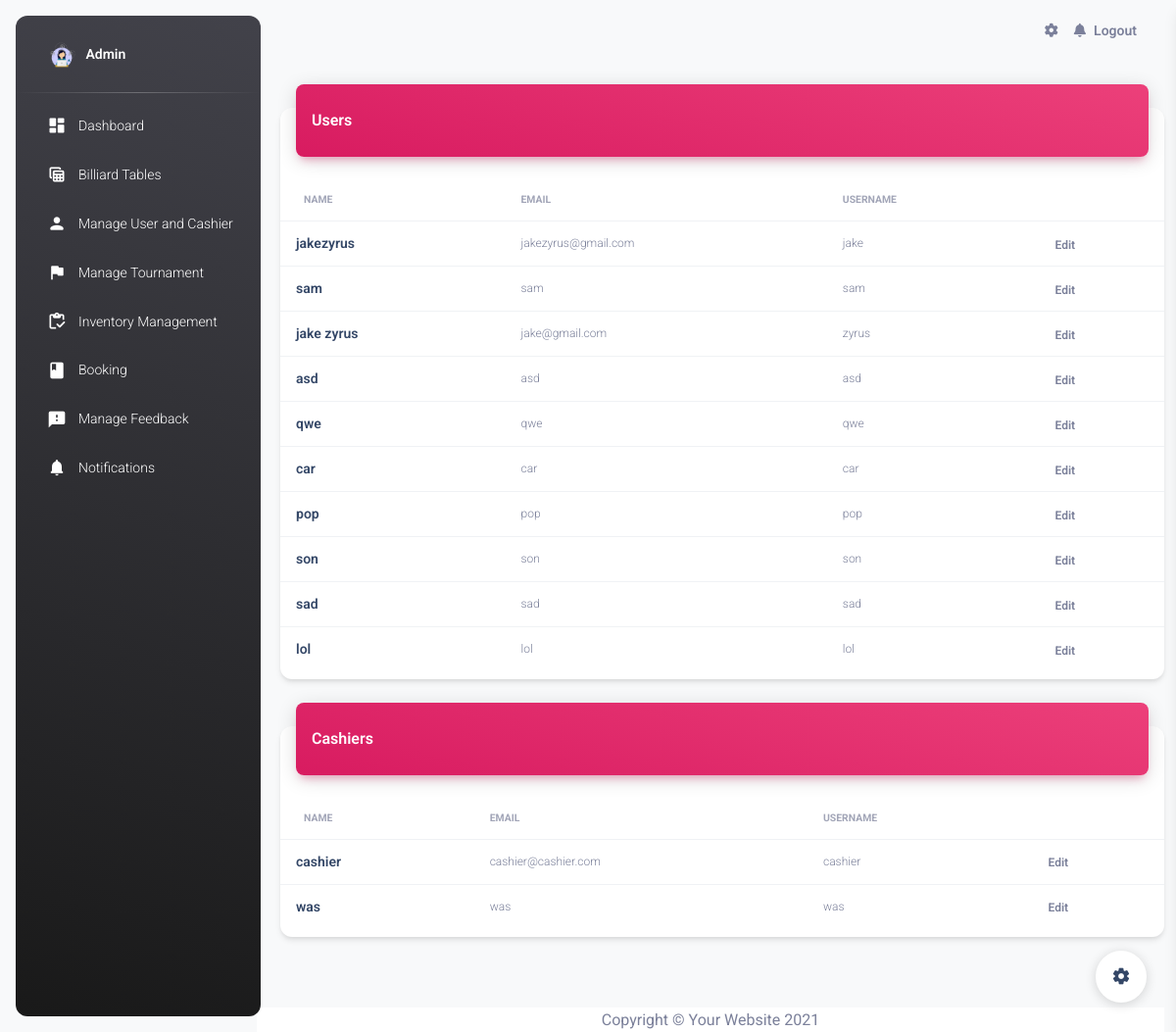
Screenshot of /manage_user.php with the database file from the repository.
### tables this page shows
CREATE TABLE `users` (
  `user_id` int(11) NOT NULL,
  `name` varchar(100) NOT NULL,
  `email` text NOT NULL,
  `username` varchar(50) NOT NULL,
  `password` varchar(100) NOT NULL,
  `role` varchar(100) NOT NULL
);

### manage_user.php (the view, shortened to what this page needs)
<!DOCTYPE html>
<html lang="en">
   <head>
      <link href="./assets/css/nucleo-icons.css" rel="stylesheet" />
      <link href="./assets/css/nucleo-svg.css" rel="stylesheet" />
      <link id="pagestyle" href="./assets/css/material-dashboard.css?v=3.1.0" rel="stylesheet" />
      <link href="vendor/fontawesome-free/css/all.min.css" rel="stylesheet" type="text/css">
   </head>
   <body class="g-sidenav-show  bg-gray-100">
   <aside class="sidenav navbar navbar-vertical navbar-expand-xs border-0 border-radius-xl my-3 fixed-start ms-3   bg-gradient-dark" id="sidenav-main">
         <div class="sidenav-header">
            <a class="navbar-brand m-0" href=" https://demos.creative-tim.com/material-dashboard/pages/dashboard " target="_blank">
            <img src="./img/admin.png" class="navbar-brand-img h-100" alt="main_logo">
            <span class="ms-1 font-weight-bold text-white">Admin</span>
            </a>
         </div>
         <hr class="horizontal light mt-0 mb-2">
         <div class="collapse navbar-collapse  w-auto " id="sidenav-collapse-main">
         <ul class="navbar-nav">
         <li class="nav-item">
               <a class="nav-link text-white " href="admin_dashboard.php">
                  <div class="text-white text-center me-2 d-flex align-items-center justify-content-center">
                     <i class="material-icons opacity-10">dashboard</i>
                  </div>
                  <span class="nav-link-text ms-1">Dashboard</span>
               </a>
            </li>
            <li class="nav-item">
               <a class="nav-link text-white " href="billiard_table.php">
                  <div class="text-white text-center me-2 d-flex align-items-center justify-content-center">
                     <i class="material-icons opacity-10">table_view</i>
                  </div>
                  <span class="nav-link-text ms-1">Billiard Tables</span>
               </a>
            </li>
            <li class="nav-item">
                  <a class="nav-link text-white " href="manage_user.php">
                     <div class="text-white text-center me-2 d-flex align-items-center justify-content-center">
                        <i class="material-icons opacity-10">person</i>
                     </div>
                     <span class="nav-link-text ms-1">Manage User and Cashier</span>
                  </a>
               </li>
               <li class="nav-item">
                  <a class="nav-link text-white " href="manage_tournament.php">
                     <div class="text-white text-center me-2 d-flex align-items-center justify-content-center">
                        <i class="material-icons opacity-10">flag</i>
                     </div>
                     <span class="nav-link-text ms-1">Manage Tournament</span>
                  </a>
               </li>
            <li class="nav-item">
                  <a class="nav-link text-white " href="inventory_management.php">
                     <div class="text-white text-center me-2 d-flex align-items-center justify-content-center">
                        <i class="material-icons opacity-10">inventory</i>
                     </div>
                     <span class="nav-link-text ms-1">Inventory Management</span>
                  </a>
               </li>
            <li class="nav-item">
               <a class="nav-link text-white " href="admin_booking.php">
                  <div class="text-white text-center me-2 d-flex align-items-center justify-content-center">
                     <i class="material-icons opacity-10">book</i>
                  </div>
                  <span class="nav-link-text ms-1">Booking</span>
               </a>
            </li>
            <li class="nav-item">
               <a class="nav-link text-white " href="admin_feedback.php">
                  <div class="text-white text-center me-2 d-flex align-items-center justify-content-center">
                     <i class="material-icons opacity-10">feedback</i>
                  </div>
                  <span class="nav-link-text ms-1">Manage Feedback</span>
               </a>
            </li>
            <li class="nav-item">
               <a class="nav-link text-white " href="./notifications.html">
                  <div class="text-white text-center me-2 d-flex align-items-center justify-content-center">
                     <i class="material-icons opacity-10">notifications</i>
                  </div>
                  <span class="nav-link-text ms-1">Notifications</span>
               </a>
            </li>
         </ul>
      </aside>
      <main class="main-content border-radius-lg ">
         <nav class="navbar navbar-main navbar-expand-lg px-0 mx-4 shadow-none border-radius-xl" id="navbarBlur" data-scroll="true">
            <div class="container-fluid py-1 px-3">
               <div class="collapse navbar-collapse mt-sm-0 mt-2 me-md-0 me-sm-4" id="navbar">
                  <ul class="navbar-nav  justify-content-end">
                     <li class="nav-item px-3 d-flex align-items-center">
                        <a href="javascript:;" class="nav-link text-body p-0">
                        <i class="fa fa-cog fixed-plugin-button-nav cursor-pointer"></i>
                        </a>
                     </li>
                     <li class="nav-item dropdown pe-2 d-flex align-items-center">
                        <a href="javascript:;" class="nav-link text-body p-0" id="dropdownMenuButton" data-bs-toggle="dropdown" aria-expanded="false">
                        <i class="fa fa-bell cursor-pointer"></i>
                        </a>
                     </li>
                     <li class="nav-item d-flex align-items-center">
                        <a href="logout.php" class="nav-link text-body font-weight-bold px-0">
                        <span class="d-sm-inline d-none">Logout</span>
                        </a>
                     </li>
                  </ul>
               </div>
            </div>
         </nav>
         <?php
            include 'conn.php';
            $sql_users = "SELECT user_id, name, email, username FROM users WHERE role = 'user'";
            $stmt_users = $conn->prepare($sql_users);
            $stmt_users->execute();
            $users = $stmt_users->fetchAll(PDO::FETCH_ASSOC);
            $sql_cashiers = "SELECT user_id, name, email, username FROM users WHERE role = 'cashier'";
            $stmt_cashiers = $conn->prepare($sql_cashiers);
            $stmt_cashiers->execute();
            $cashiers = $stmt_cashiers->fetchAll(PDO::FETCH_ASSOC);
            ?>
            <div class="container-fluid py-4">
                <div class="row">
                    <div class="col-12">
                        <div class="card my-4">
                            <div class="card-header p-0 position-relative mt-n4 mx-3 z-index-2">
                                <div class="bg-gradient-primary shadow-primary border-radius-lg pt-4 pb-3">
                                    <h6 class="text-white text-capitalize ps-3">Users</h6>
                                </div>
                            </div>
                            <div class="card-body px-0 pb-2">
                                <div class="table-responsive p-0">
                                    <table class="table align-items-center mb-0">
                                        <thead>
                                            <tr>
                                                <th class="text-uppercase text-secondary text-xxs font-weight-bolder opacity-7">Name</th>
                                                <th class="text-uppercase text-secondary text-xxs font-weight-bolder opacity-7 ps-2">Email</th>
                                                <th class="text-uppercase text-secondary text-xxs font-weight-bolder opacity-7 ps-2">Username</th>
                                                <th class="text-secondary opacity-7"></th>
                                            </tr>
                                        </thead>
                                        <tbody>
                                            <?php
                                            if (!empty($users)) {
                                                foreach ($users as $user) {
                                                    echo '<tr>' .
                                                            '<td>' .
                                                                '<div class="d-flex px-2 py-1">' .
                                                                    '<div class="d-flex flex-column justify-content-center">' .
                                                                        '<h6 class="mb-0 text-sm">' . htmlspecialchars($user["name"]) . '</h6>' .
                                                                    '</div>' .
                                                                '</div>' .
                                                            '</td>' .
                                                            '<td>' .
                                                                '<p class="text-xs text-secondary mb-0">' . htmlspecialchars($user["email"]) . '</p>' .
                                                            '</td>' .
                                                            '<td>' .
                                                                '<p class="text-xs text-secondary mb-0">' . htmlspecialchars($user["username"]) . '</p>' .
                                                            '</td>' .
                                                            '<td class="align-middle">' .
                                                                '<a href="javascript:;" class="text-secondary font-weight-bold text-xs" data-toggle="tooltip" data-original-title="Edit user">' .
                                                                'Edit' .
                                                                '</a>' .
                                                            '</td>' .
                                                        '</tr>';
                                                }
                                            } else {
                                                echo '<tr><td colspan="4">No users found</td></tr>';
                                            }
                                            ?>
                                        </tbody>
                                    </table>
                                </div>
                            </div>
                        </div>
                    </div>
                </div>
                <div class="row">
                    <div class="col-12">
                        <div class="card my-4">
                            <div class="card-header p-0 position-relative mt-n4 mx-3 z-index-2">
                                <div class="bg-gradient-primary shadow-primary border-radius-lg pt-4 pb-3">
                                    <h6 class="text-white text-capitalize ps-3">Cashiers</h6>
                                </div>
                            </div>
                            <div class="card-body px-0 pb-2">
                                <div class="table-responsive p-0">
                                    <table class="table align-items-center mb-0">
                                        <thead>
                                            <tr>
                                                <th class="text-uppercase text-secondary text-xxs font-weight-bolder opacity-7">Name</th>
                                                <th class="text-uppercase text-secondary text-xxs font-weight-bolder opacity-7 ps-2">Email</th>
                                                <th class="text-uppercase text-secondary text-xxs font-weight-bolder opacity-7 ps-2">Username</th>
                                                <th class="text-secondary opacity-7"></th>
                                            </tr>
                                        </thead>
                                        <tbody>
                                            <?php
                                            if (!empty($cashiers)) {
                                                foreach ($cashiers as $cashier) {
                                                    echo '<tr>' .
                                                            '<td>' .
                                                                '<div class="d-flex px-2 py-1">' .
                                                                    '<div class="d-flex flex-column justify-content-center">' .
                                                                        '<h6 class="mb-0 text-sm">' . htmlspecialchars($cashier["name"]) . '</h6>' .
                                                                    '</div>' .
                                                                '</div>' .
                                                            '</td>' .
                                                            '<td>' .
                                                                '<p class="text-xs text-secondary mb-0">' . htmlspecialchars($cashier["email"]) . '</p>' .
                                                            '</td>' .
                                                            '<td>' .
                                                                '<p class="text-xs text-secondary mb-0">' . htmlspecialchars($cashier["username"]) . '</p>' .
                                                            '</td>' .
                                                            '<td class="align-middle">' .
                                                                '<a href="javascript:;" class="text-secondary font-weight-bold text-xs" data-toggle="tooltip" data-original-title="Edit user">' .
                                                                'Edit' .
                                                                '</a>' .
                                                            '</td>' .
                                                        '</tr>';
                                                }
                                            } else {
                                                echo '<tr><td colspan="4">No cashiers found</td></tr>';
                                            }
                                            ?>
                                        </tbody>
                                    </table>
                                </div>
                            </div>
                        </div>
                    </div>
                </div>
            </div>
         <div class="row">
         <div class="row mt-4">
            <footer class="sticky-footer bg-white">
               <div class="container my-auto">
                     <div class="copyright text-center my-auto">
                        <span>Copyright &copy; Your Website 2021</span>
                      </div>
                </div>
            </footer>
         </div>
      </main>
      <div class="fixed-plugin">
         <a class="fixed-plugin-button text-dark position-fixed px-3 py-2">
         <i class="material-icons py-2">settings</i>
         </a>
      </div>
   </body>
</html>

### rows the page displays
users: name "jakezyrus", email "jakezyrus@gmail.com", username "jake"
users: name "sam", email "sam", username "sam"
users: name "jake zyrus", email "jake@gmail.com", username "zyrus"
users: name "asd", email "asd", username "asd"
users: name "qwe", email "qwe", username "qwe"
users: name "car", email "car", username "car"
users: name "pop", email "pop", username "pop"
users: name "son", email "son", username "son"
users: name "sad", email "sad", username "sad"
users: name "lol", email "lol", username "lol"
users: name "cashier", email "cashier@cashier.com", username "cashier"
users: name "was", email "was", username "was"
